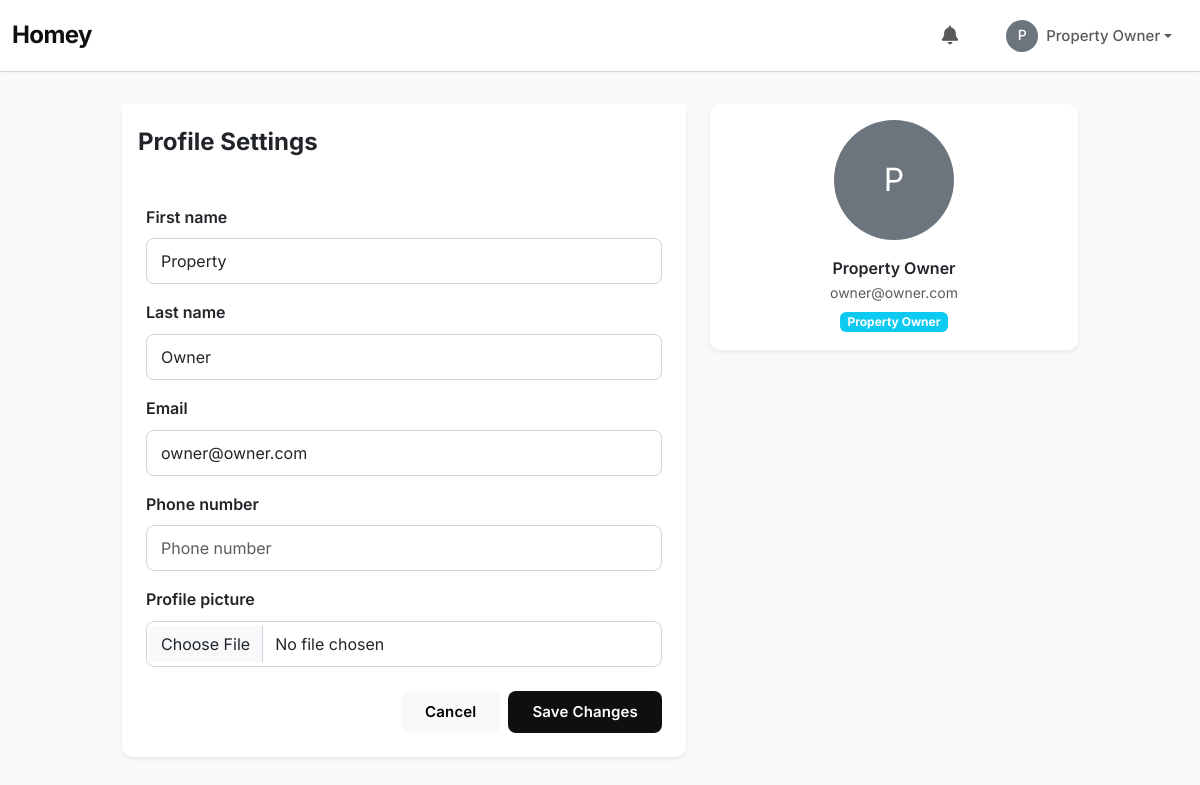
The page /account/profile/ (signed in) on the database as committed earlier.
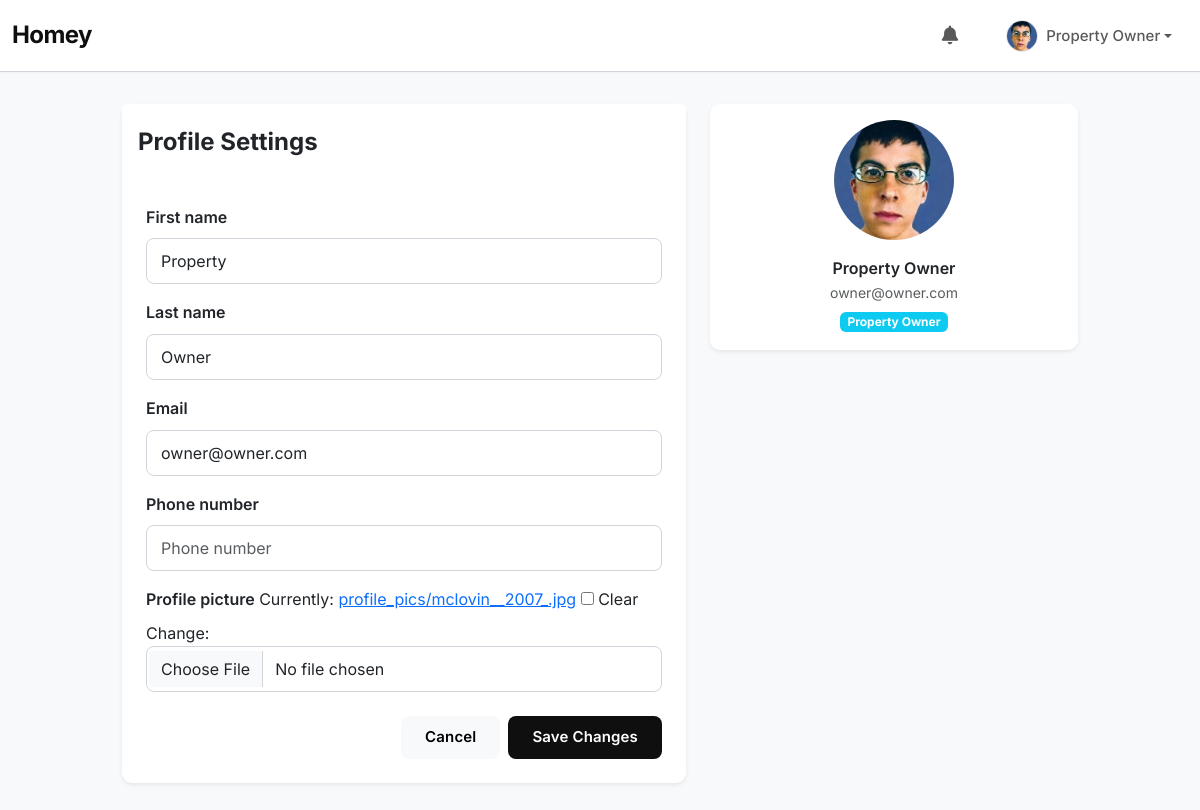
The same page on the database as committed later.
### accounts/models.py (models this page shows, shortened)
class User(AbstractUser):
    ROLE_CHOICES = (
        ('admin', 'Admin'),
        ('owner', 'Property Owner'),
        ('manager', 'Property Manager'),
        ('tenant', 'Tenant'),
    )
    email = models.EmailField(unique=True)
    first_name = models.CharField(max_length=150)
    last_name = models.CharField(max_length=150)
    role = models.CharField(max_length=20, choices=ROLE_CHOICES, default='tenant')
    phone_number = models.CharField(max_length=15, blank=True, null=True)
    profile_picture = models.ImageField(upload_to='profile_pics/', blank=True, null=True)
    USERNAME_FIELD = "email"
    objects = UserManager()
    REQUIRED_FIELDS = ["first_name", "last_name", "role"]
    class Meta:
        ordering = ["email"]
        verbose_name = "User"
        verbose_name_plural = "Users"
    @property
    def get_full_name(self):
        return f"{self.first_name} {self.last_name}"

### accounts/views.py (the view)
# urls.py: path('profile/', views.profile_update, name='profile_update'),
@login_required
def profile_update(request):
    user = request.user
    if request.method == "POST":
        form = UserProfileUpdateForm(request.POST, request.FILES, instance=user)
        if form.is_valid():
            form.save()
            messages.success(request, "Profile updated successfully.")
            return redirect("profile_update")
    else:
        form = UserProfileUpdateForm(instance=user)
    return render(request, "accounts/profile_update.html", {"form": form})

### accounts/forms.py
class UserProfileUpdateForm(forms.ModelForm):
    first_name = forms.CharField(
        required=True,
        widget=forms.TextInput(attrs={"class": "form-control", "placeholder": "First name"})
    )
    last_name = forms.CharField(
        required=True,
        widget=forms.TextInput(attrs={"class": "form-control", "placeholder": "Last name"})
    )
    email = forms.EmailField(
        required=True,
        widget=forms.EmailInput(attrs={"class": "form-control", "placeholder": "Email address"})
    )
    phone_number = forms.CharField(
        required=False,
        widget=forms.TextInput(attrs={"class": "form-control", "placeholder": "Phone number"})
    )
    profile_picture = forms.ImageField(
        required=False,
        widget=forms.ClearableFileInput(attrs={"class": "form-control"})
    )
    class Meta:
        model = User
        fields = ["first_name", "last_name", "email", "phone_number", "profile_picture"]

### templates/accounts/profile_update.html (shortened to what this page needs)
{% extends 'base.html' %}
{% block content %}
<div class="row justify-content-center">
    <div class="col-md-7 col-lg-6">
        <div class="card border-0 shadow-sm">
            <div class="card-header bg-white border-0 pt-4 pb-3">
                <h4 class="fw-bold">Profile Settings</h4>
            </div>
            <div class="card-body p-4">
                <form method="post" enctype="multipart/form-data">
                    {% for field in form %}
                        <div class="mb-3">
                            <label for="{{ field.id_for_label }}" class="form-label fw-semibold">{{ field.label }}</label>
                            {{ field }}
                        </div>
                    {% endfor %}
                    <div class="d-flex justify-content-end gap-2 mt-4">
                        <a href="{% url 'dashboard' %}" class="btn btn-light">Cancel</a>
                        <button type="submit" class="btn btn-primary">Save Changes</button>
                    </div>
                </form>
            </div>
        </div>
    </div>
    <div class="col-md-4 d-none d-md-block">
        <div class="card border-0 shadow-sm">
            <div class="card-body text-center">
                {% if user.profile_picture %}
                    <img src="{{ user.profile_picture.url }}" class="rounded-circle mb-3" width="120" height="120" alt="{{ user.get_full_name }}" style="object-fit: cover;">
                {% else %}
                    <div class="rounded-circle bg-secondary text-white d-flex justify-content-center align-items-center mx-auto mb-3" style="width: 120px; height: 120px; font-size: 2rem;">
                        {{ user.get_full_name|first|upper }}
                    </div>
                {% endif %}
                <div class="fw-semibold">{{ user.get_full_name }}</div>
                <div class="small text-muted">{{ user.email }}</div>
                <div class="small badge bg-info mt-2">{{ user.get_role_display }}</div>
            </div>
        </div>
    </div>
{% endblock %}

### templates/base.html (shortened to what this page needs)
<!DOCTYPE html>
<html lang="en">
<head>
    <link href="https://cdn.jsdelivr.net/npm/bootstrap@5.3.0/dist/css/bootstrap.min.css" rel="stylesheet">
        <link rel="stylesheet" href="https://cdnjs.cloudflare.com/ajax/libs/font-awesome/6.5.0/css/all.min.css">
</head>
<body>
    <nav class="navbar navbar-expand-md fixed-top">
        <div class="container-fluid">
            <a class="navbar-brand" href="{% url 'dashboard' %}">Homey</a>
            <div class="collapse navbar-collapse" id="navbarCollapse">
                <ul class="navbar-nav ms-auto mb-2 mb-md-0 align-items-md-center">
                    {% if user.is_authenticated %}
                        <li class="nav-item dropdown me-3">
                            <a class="nav-link dropdown-toggle hide-arrow position-relative" href="#" id="navbarDropdownNotifications" role="button" data-bs-toggle="dropdown" aria-expanded="false">
                            </a>
                        </li>
                        <li class="nav-item dropdown">
                            <a class="nav-link dropdown-toggle d-flex align-items-center" href="#" id="navbarDropdownProfile" role="button" data-bs-toggle="dropdown" aria-expanded="false">
                                {% if user.profile_picture %}
                                    <img src="{{ user.profile_picture.url }}" alt="{{ user.get_full_name }}" class="rounded-circle me-2 border" width="32" height="32" style="object-fit: cover;">
                                {% else %}
                                    <div class="rounded-circle bg-secondary text-white d-flex justify-content-center align-items-center me-2" style="width: 32px; height: 32px; font-size: 0.875rem;">
                                        {{ user.get_full_name|first|upper }}
                                    </div>
                                {% endif %}
                                <span class="d-none d-md-inline fw-medium">{{ user.get_full_name }}</span>
                            </a>
                        </li>
                    {% endif %}
                </ul>
            </div>
        </div>
    </nav>
    <main id="main-content" class="main-content">
        {% block content %}{% endblock %}
    </main>
</body>
</html>

Rows that differ between the two databases and show on the page:
changed User "Property Owner": profile_picture: picture added; get_full_name|first "P" → (not shown)
Other text that changed with them:
new list line: "Currently: profile_pics/mclovin__2007_.jpg Clear Change: ☐"
